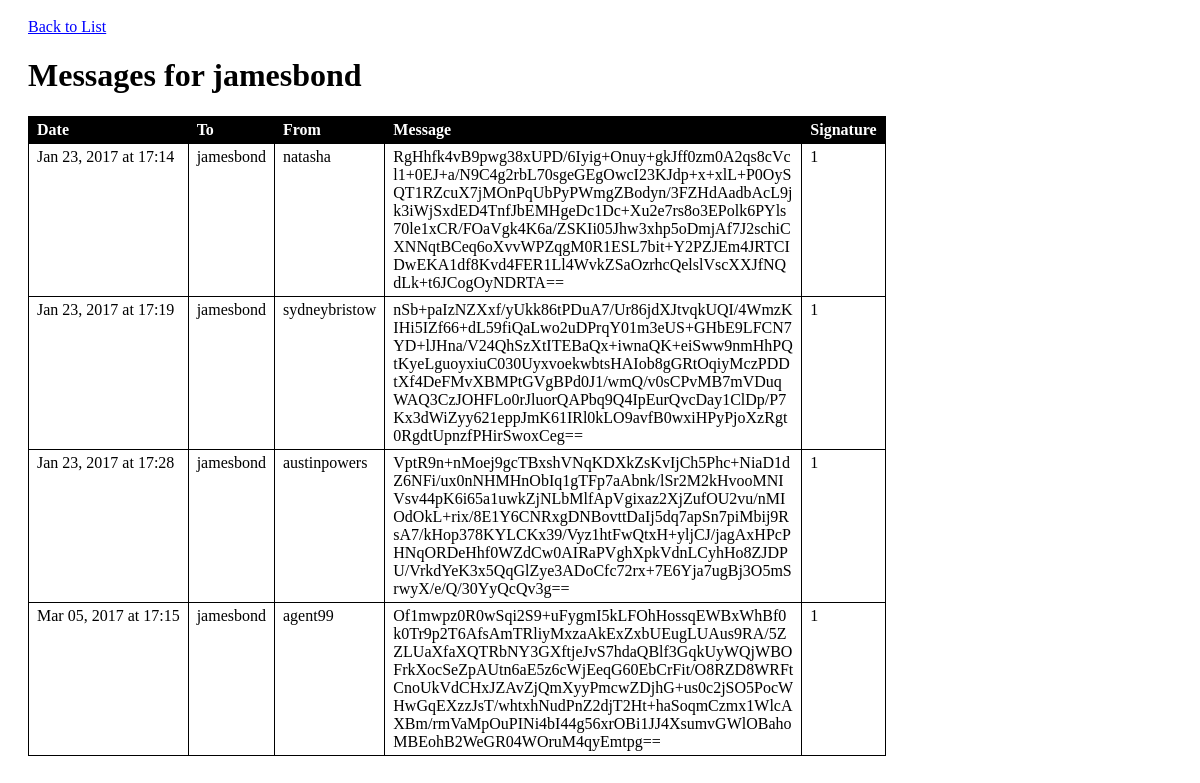
The app's page /apex/public/agents/messages.php?id=2 with its own data.
### tables this page shows
CREATE TABLE `agents` (
  `id` int(11) NOT NULL,
  `codename` varchar(255) DEFAULT NULL,
  `public_key` text,
  `private_key` text
);

CREATE TABLE `messages` (
  `id` int(11) NOT NULL,
  `sender_id` int(11) DEFAULT NULL,
  `recipient_id` int(11) DEFAULT NULL,
  `cipher_text` text,
  `signature` text,
  `created_at` datetime DEFAULT NULL
);

### apex/private/functions.php (called while the page is built, shortened)
<?php
  function h($string="") {
    return htmlspecialchars($string);
  }
  function url_for($script_path) {
    return DOC_ROOT . $script_path;
  }
?>

### apex/private/query_functions.php (called while the page is built, shortened)
<?php
  function find_agent_by_id($id=0) {
    global $db;
    $sql = "SELECT * FROM agents ";
    $sql .= "WHERE id='" . $id . "';";
    $result = db_query($db, $sql);
    return $result;
  }
  function find_messages_for($recipient_id) {
    global $db;
    $sql = "SELECT * FROM messages ";
    $sql .= "WHERE recipient_id = '" . db_escape($db, $recipient_id) . "' ";
    $sql .= "ORDER BY created_at ASC;";
    $result = db_query($db, $sql);
    return $result;
  }
?>

### apex/private/database.php (called while the page is built, shortened)
<?php
  function db_query($connection, $sql) {
    $result_set = mysqli_query($connection, $sql);
    return $result_set;
  }
  function db_fetch_assoc($result_set) {
    return mysqli_fetch_assoc($result_set);
  }
  function db_escape($connection, $string) {
    return mysqli_real_escape_string($connection, $string);
  }
?>

### apex/private/crypto_functions.php (called while the page is built, shortened)
<?php
function verify_signature($data, $signature, $public_key) {
  $raw_signature = base64_decode($signature);
  $result = openssl_verify($data, $raw_signature, $public_key);
  return $result;
}
?>

### apex/public/agents/messages.php (the view, shortened to what this page needs)
<?php
  require_once('../../private/initialize.php');
  $id = $_GET['id'];
  $agent_result = find_agent_by_id($id);
  $agent = db_fetch_assoc($agent_result);
  $message_result = find_messages_for($agent['id']);
?>
<!doctype html>
<html lang="en">
  <head>
    <link rel="stylesheet" media="all" href="<?php echo DOC_ROOT . '/includes/styles.css'; ?>" />
  </head>
  <body>
    <a href="<?php echo url_for('/agents/index.php') ?>">Back to List</a>
    <br/>
    <h1>Messages for <?php echo h($agent['codename']); ?></h1>
    <table>
      <tr>
        <th>Date</th>
        <th>To</th>
        <th>From</th>
        <th>Message</th>
        <th>Signature</th>
      </tr>
      <?php while($message = db_fetch_assoc($message_result)) { ?>
        <?php
          $created_at = strtotime($message['created_at']);
            $sender_result = find_agent_by_id($message['sender_id']);
  			$sender = db_fetch_assoc($sender_result);
  			if($current_user['id'] == $agent['id']){
  			  	$message_text = pkey_decrypt($message['cipher_text'], $agent['private_key']);
  			}
  			else{
  				$message_text = $message['cipher_text'];
  			}
  			$validity_text = verify_signature($message['cipher_text'],$message['signature'], $sender['public_key']);
        ?>
        <tr>
          <td><?php echo h(strftime('%b %d, %Y at %H:%M', $created_at)); ?></td>
          <td><?php echo h($agent['codename']); ?></td>
          <td><?php echo h($sender['codename']); ?></td>
          <td class="message"><?php echo h($message_text); ?></td>
          <td class="message"><?php echo h($validity_text); ?></td>
        </tr>
      <?php } ?>
    </table>
  </body>
</html>

### apex/public/includes/styles.css (style rules this page uses)
body { padding: 10px 20px; }
a, a:visited { color: blue; }
table { border-collapse: collapse; min-width: 600px; }
table tr th { border: 1px solid black; color: white; background: black; text-align: left; padding: 0.25em 0.5em; }
table tr td { border: 1px solid black; vertical-align: top; padding: 0.25em 0.5em; }
td.message { max-width: 400px; word-wrap: break-word; }

### records on screen
agents: codename "jamesbond"
messages: created_at "Jan 23, 2017 at 17:14", agents.codename "natasha", cipher_text "RgHhfk4vB9pwg38xUPD/6Iyig+Onuy+gkJff0zm0A2qs8cVcl1+0EJ+a/N9C4g2rbL70sgeGEgOwcI23KJdp+x+xlL+P0OySQT1RZcuX7jMOnPqUbPyPWmgZBodyn/3FZHdAadbAcL9jk3iWjSxdED4TnfJbEMHgeDc1Dc+Xu2e7rs8o3EPolk6PYls70le1xCR/FOaVgk4K6a/ZSKIi05Jhw3xhp5oDmjAf7J2schiCXNNqtBCeq6oXvvWPZqgM0R1ESL7bit+Y2PZJEm4JRTCIDwEKA1df8Kvd4FER1Ll4WvkZSaOzrhcQelslVscXXJfNQdLk+t6JCogOyNDRTA==", validity_text "1"
messages: created_at "Jan 23, 2017 at 17:19", agents.codename "sydneybristow", cipher_text "nSb+paIzNZXxf/yUkk86tPDuA7/Ur86jdXJtvqkUQI/4WmzKIHi5IZf66+dL59fiQaLwo2uDPrqY01m3eUS+GHbE9LFCN7YD+lJHna/V24QhSzXtITEBaQx+iwnaQK+eiSww9nmHhPQtKyeLguoyxiuC030UyxvoekwbtsHAIob8gGRtOqiyMczPDDtXf4DeFMvXBMPtGVgBPd0J1/wmQ/v0sCPvMB7mVDuqWAQ3CzJOHFLo0rJluorQAPbq9Q4IpEurQvcDay1ClDp/P7Kx3dWiZyy621eppJmK61IRl0kLO9avfB0wxiHPyPjoXzRgt0RgdtUpnzfPHirSwoxCeg==", validity_text "1"
messages: created_at "Jan 23, 2017 at 17:28", agents.codename "austinpowers", cipher_text "VptR9n+nMoej9gcTBxshVNqKDXkZsKvIjCh5Phc+NiaD1dZ6NFi/ux0nNHMHnObIq1gTFp7aAbnk/lSr2M2kHvooMNIVsv44pK6i65a1uwkZjNLbMlfApVgixaz2XjZufOU2vu/nMIOdOkL+rix/8E1Y6CNRxgDNBovttDaIj5dq7apSn7piMbij9RsA7/kHop378KYLCKx39/Vyz1htFwQtxH+yljCJ/jagAxHPcPHNqORDeHhf0WZdCw0AIRaPVghXpkVdnLCyhHo8ZJDPU/VrkdYeK3x5QqGlZye3ADoCfc72rx+7E6Yja7ugBj3O5mSrwyX/e/Q/30YyQcQv3g==", validity_text "1"
messages: created_at "Mar 05, 2017 at 17:15", agents.codename "agent99", cipher_text "Of1mwpz0R0wSqi2S9+uFygmI5kLFOhHossqEWBxWhBf0k0Tr9p2T6AfsAmTRliyMxzaAkExZxbUEugLUAus9RA/5ZZLUaXfaXQTRbNY3GXftjeJvS7hdaQBlf3GqkUyWQjWBOFrkXocSeZpAUtn6aE5z6cWjEeqG60EbCrFit/O8RZD8WRFtCnoUkVdCHxJZAvZjQmXyyPmcwZDjhG+us0c2jSO5PocWHwGqEXzzJsT/whtxhNudPnZ2djT2Ht+haSoqmCzmx1WlcAXBm/rmVaMpOuPINi4bI44g56xrOBi1JJ4XsumvGWlOBahoMBEohB2WeGR04WOruM4qyEmtpg==", validity_text "1"
